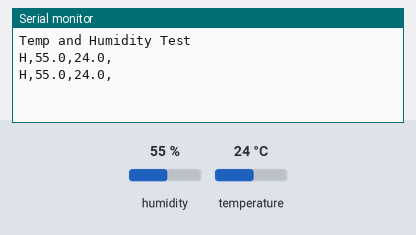
This sketch was run on a simulated Arduino Uno, built with avr-gcc and run on an emulated ATmega328P. On the bench: the last lines printed to the serial monitor. Inputs (shaded band) come from the test bench; at power-on: humidity 55 %, temperature 24 °C.

Above: at 3.8 s.
3.9 s: humidity set to 22 %
At 7.4 s:
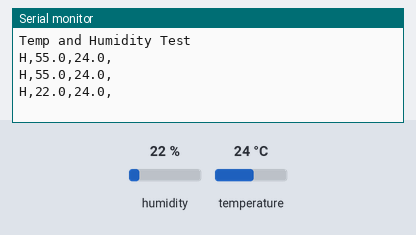
7.8 s: temperature set to 12 °C
At 9.5 s:
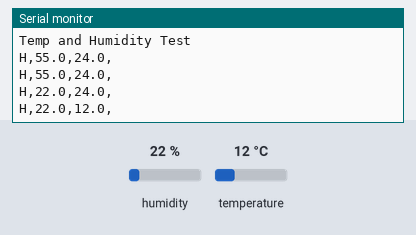
11.7 s: humidity set to 40 %
At 12.6 s:
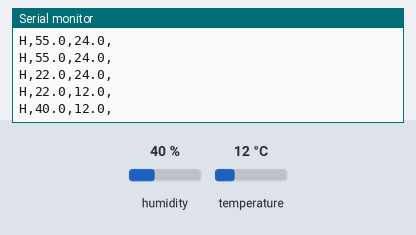
Timing chart, 0 to 14.7 s (numbered marks = the images above; inputs shaded):
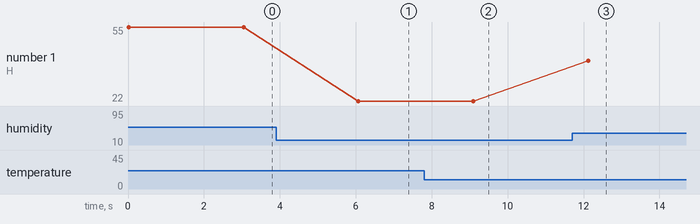

Measured:
- after the input at 3.9 s, the serial monitor: prints a new line after 2.2 s (image 1)
- after the input at 7.8 s, the serial monitor: prints a new line after 1.3 s (image 2)
- after the input at 11.7 s, the serial monitor: prints a new line after 0.42 s (image 3)
- plotted number 1: 55 → 22 after the input at 3.9 s, 22 → 40 after the input at 11.7 s

The sketch:

TempAndHumidity.ino
```cpp
//TempAndHumidity, Sensing by Pin6
#include "DHT.h"
#define DHTPIN 8
#define DHTTYPE DHT11   // DHT 11

DHT dht(DHTPIN, DHTTYPE);// Initialize DHT sensor.
void setup()
{
  Serial.begin(115200);
  dht.begin();
  Serial.println("Temp and Humidity Test");

}
void loop()
{
  float h = dht.readHumidity();
  float t = dht.readTemperature();
  if (isnan(h) || isnan(t) ) {
    Serial.println("Failed to read from DHT sensor!");
    //return;
  }
  else {
    Serial.print('H');
    Serial.print(',');
    Serial.print(h,1); //顯示濕度至小數點以下1位；
    Serial.print(',');
    Serial.print(t,1); //顯示溫度至小數點以下1位；
    Serial.println(',');

  }
  delay(3000);
}
```
